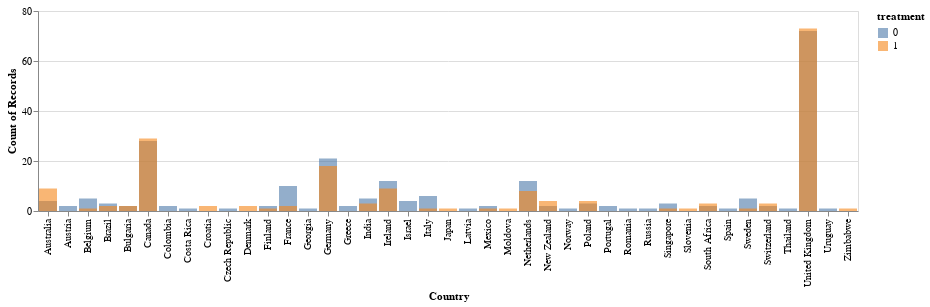

The notebook cell saved with this chart:
### Code cell
# Save only the 'Country' feature and treatment class in the non-US training data
train_df_other_3 = train_df_other[['Country', 'treatment']]

# Plot distributions of features in the non-US dataset based on target column
alt.Chart(train_df_other_3.sort_values('treatment')).mark_bar(opacity=0.6).encode(
    alt.X(alt.repeat(), type='nominal'),
    alt.Y('count()', stack=None),
    alt.Color('treatment:N')
).properties(
    height=200
).repeat(
    train_df_other_3.select_dtypes('object').columns.to_list(),
    columns=1
)

### Figure 1 — Vega-Lite specification as saved in the notebook (floating-point values rounded to 4 significant figures; data arrays with more than 128 entries replaced by an {"elided": "..."} marker saying what was removed)
{"config": {"view": {"continuousWidth": 300, "continuousHeight": 300}}, "repeat": ["Country"], "spec": {"data": {"name": "data-ac482bc41b5ff95e6b71637a09e735fd"}, "mark": {"type": "bar", "opacity": 0.6}, "encoding": {"color": {"field": "treatment", "type": "nominal"}, "x": {"field": {"repeat": "repeat"}, "type": "nominal"}, "y": {"aggregate": "count", "stack": null, "type": "quantitative"}}, "height": 200}, "columns": 1, "$schema": "https://vega.github.io/schema/vega-lite/v5.16.3.json", "datasets": {"data-ac482bc41b5ff95e6b71637a09e735fd": {"elided": "406 records"}}}
